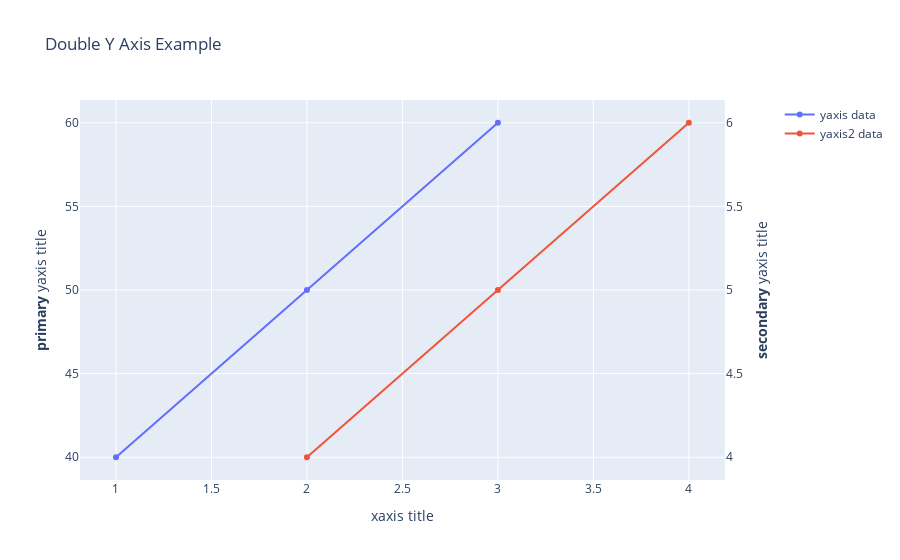

Notebook code cell kept with this figure:
### Code cell
import plotly.graph_objects as go
from plotly.subplots import make_subplots

# Create figure with secondary y-axis
fig = make_subplots(specs=[[{"secondary_y": True}]])

# Add traces
fig.add_trace(
    go.Scatter(x=[1, 2, 3], y=[40, 50, 60], name="yaxis data"),
    secondary_y=False,
)

fig.add_trace(
    go.Scatter(x=[2, 3, 4], y=[4, 5, 6], name="yaxis2 data"),
    secondary_y=True,
)

# Add figure title
fig.update_layout(
    title_text="Double Y Axis Example"
)

# Set x-axis title
fig.update_xaxes(title_text="xaxis title")

# Set y-axes titles
fig.update_yaxes(title_text="<b>primary</b> yaxis title", secondary_y=False)
fig.update_yaxes(title_text="<b>secondary</b> yaxis title", secondary_y=True, showgrid= False)

fig.show()

### Figure 1 — Plotly figure (JSON) as saved in the notebook; plotly's stock layout.template omitted (floating-point values rounded to 4 significant figures)
{"data": [{"name": "yaxis data", "type": "scatter", "x": [1, 2, 3], "xaxis": "x", "y": [40, 50, 60], "yaxis": "y"}, {"name": "yaxis2 data", "type": "scatter", "x": [2, 3, 4], "xaxis": "x", "y": [4, 5, 6], "yaxis": "y2"}], "layout": {"title": {"text": "Double Y Axis Example"}, "xaxis": {"anchor": "y", "domain": [0, 0.94], "title": {"text": "xaxis title"}}, "yaxis": {"anchor": "x", "domain": [0, 1], "title": {"text": "<b>primary</b> yaxis title"}}, "yaxis2": {"anchor": "x", "overlaying": "y", "showgrid": false, "side": "right", "title": {"text": "<b>secondary</b> yaxis title"}}}}
